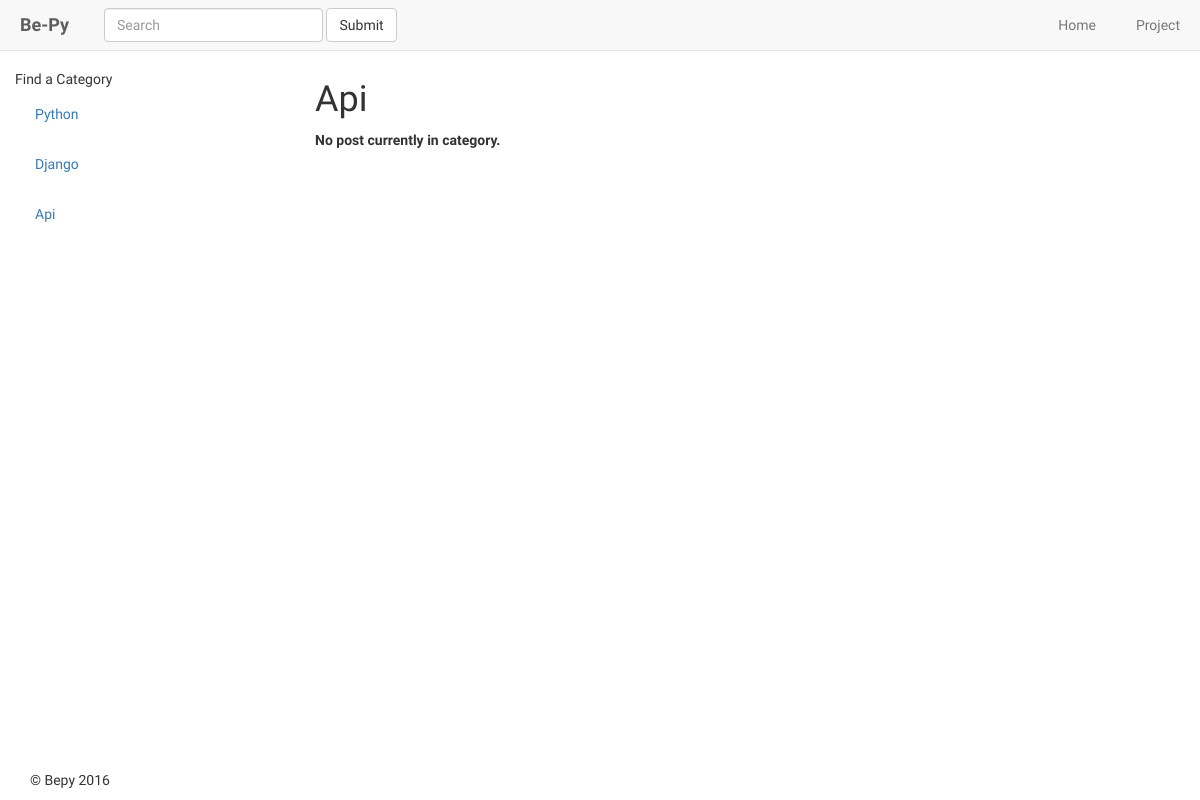
The page /blog/category/api/ on the database as committed earlier.
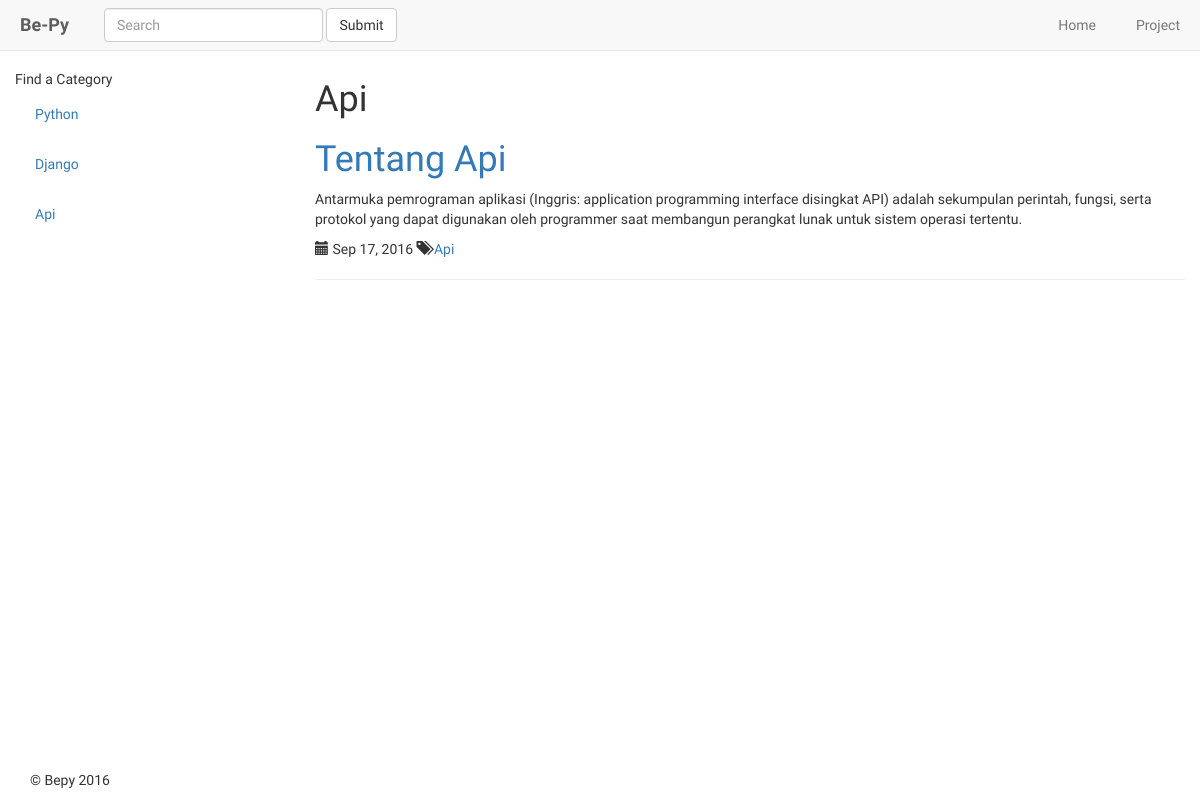
The same page on the database as committed later.
### blog/models.py (models this page shows, shortened)
class Category(models.Model):
    name = models.CharField(max_length=128, unique=True)
    slug = models.SlugField()
    def __str__(self):
        return self.name

class Post(models.Model):
    author = models.ForeignKey('auth.User')
    title = models.CharField(max_length=200)
    text = models.TextField()
    created_date = models.DateTimeField(
            default=timezone.now)
    published_date = models.DateTimeField(
            blank=True, null=True)
    category = models.ForeignKey(Category,blank=True,null=True)
    slug = models.SlugField()

### blog/views.py (the view)
# urls.py: url(r'^category/(?P<category_name_slug>[\w\-]+)/$', views.category, name='category'),
def category(request, category_name_slug):
    context_dict = {}
    try:
        category = Category.objects.get(slug=category_name_slug)
        context_dict['category_name'] = category.name
        posts = Post.objects.filter(category=category)
        context_dict['posts'] = posts
        context_dict['category'] = category
    except Category.DoesNotExist:
        pass
    return render(request, 'blog/category.html', context_dict)

### blog/templatetags/blog_extras.py (called while the page is built)
@register.inclusion_tag('blog/cats.html')
def get_category_list(cat=None):
    return {'cats': Category.objects.all(), 'act_cat': cat}

### templates/blog/category.html (shortened to what this page needs)
{% extends 'blog/base.html' %}
{% load staticfiles %}
{% block body_block %}
        {% if category %}
        <h1>{{ category_name }}</h1>
            {% if posts %}
            <div class="post">
                {% for post in posts %}
                <h1><a href="{% url 'post_detail' post.slug %}">{{ post.title }}</a></h1>
                <p>{{ post.text|linebreaksbr|truncatewords:30 }}</p>
                <div class="date">
                    <span class="glyphicon glyphicon-calendar"></span> {{ post.published_date|date:"M d, Y" }} <span class="glyphicon glyphicon-tags"></span><a href="{% url 'category'  category.slug %}"> {{ post.category }}</a>
                </div>
                <hr>
                {% endfor %}
            </div>
            {% else %}
                <strong>No post currently in category.</strong>
            {% endif %}
        {% else %}
            The specified category {{ category_name }} does not exist!
        {% endif %}
{% endblock %}

### templates/blog/cats.html
{% if cats %}
    <ul class="nav nav-sidebar">
{% for c in cats %}
    {% if c == act_cat %} <li  class="active" > {% else  %} <li>{% endif %}
            <a href="{% url 'category'  c.slug %}">{{ c.name }}</a></li>
{% endfor %}
{% else %}
    <li> <strong >There are no category present.</strong></li>
    </ul>
{% endif %}

Rows that differ between the two databases and show on the page:
added Post: title "Tentang Api", text "Antarmuka pemrograman aplikasi (Inggris: application programming interface disingkat API) adalah sekumpulan perintah, fungsi, serta protokol yang dapat digunakan oleh programmer saat membangun perangkat lunak untuk sistem operasi tertentu.", published_date "Sep 17, 2016", category "Api"
Other text that changed with them:
text no longer shown: "No post currently in category."
